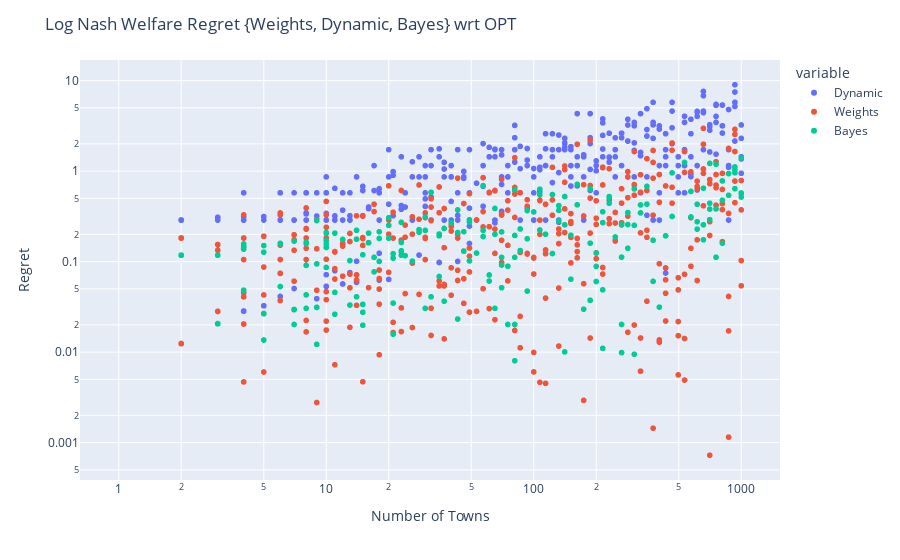

The notebook cell saved with this chart:
### Markdown cell above
### Log Nash Welfare Regret {Weights, Dynamic, Bayes} wrt OPT

### Code cell
data_dict_1 = {'NumTowns':[],'Dynamic':[],'Weights':[], 'Bayes':[]}

for n in np.logspace(0,3,100):
    n = int(n)
    avg1 = 0
    avg2 = 0
    avg3 = 0
    town_expected_demands = np.zeros(n) + expected_demand    
    budget = n*expected_demand
    b_grid = np.arange(0, budget+grid_size, grid_size)
    for i in range(num_iterations):
        data_dict_1['NumTowns'].append(n)
        town_demands = np.random.randint(1, 3, n)
        opt = objective_nash_log(town_demands, waterfilling_waste(town_demands,budget))
        for j in range(3):
            if j==0:
                data_dict_1['Weights'].append(opt - objective_nash_log(town_demands, waterfilling_weights_waste(weights, sorted_distribution, town_demands, budget)))
            if j==1:
                data_dict_1['Dynamic'].append(opt - objective_nash_log(town_demands, waterfilling_dynamic_waste(town_expected_demands,town_demands,budget)))
            if j==2:
                data_dict_1['Bayes'].append(opt - objective_nash_log(town_demands, waterfilling_bayesian(town_demands, opt_policy[(max_n-n):(max_n+1),:], budget, b_grid, grid_size)))
df_uniform = pd.DataFrame(data_dict_1).melt(id_vars="NumTowns")
fig = px.scatter(df_uniform, x="NumTowns", y="value", color='variable')
fig.update_layout(xaxis_type="log", yaxis_type="log")
fig.update_layout(
    title="Log Nash Welfare Regret {Weights, Dynamic, Bayes} wrt OPT",
    xaxis_title="Number of Towns",
    yaxis_title="Regret")
fig.show()

### Figure 1 — Plotly figure (JSON) as saved in the notebook; plotly's stock layout.template omitted (floating-point values rounded to 4 significant figures; data arrays with more than 128 entries replaced by an {"elided": "..."} marker saying what was removed)
{"data": [{"hovertemplate": "variable=Dynamic<br>NumTowns=%{x}<br>value=%{y}<extra></extra>", "legendgroup": "Dynamic", "marker": {"color": "#636efa", "symbol": "circle"}, "mode": "markers", "name": "Dynamic", "showlegend": true, "type": "scattergl", "x": {"elided": "500 int values"}, "xaxis": "x", "y": {"elided": "500 float values"}, "yaxis": "y"}, {"hovertemplate": "variable=Weights<br>NumTowns=%{x}<br>value=%{y}<extra></extra>", "legendgroup": "Weights", "marker": {"color": "#EF553B", "symbol": "circle"}, "mode": "markers", "name": "Weights", "showlegend": true, "type": "scattergl", "x": {"elided": "500 int values"}, "xaxis": "x", "y": {"elided": "500 float values"}, "yaxis": "y"}, {"hovertemplate": "variable=Bayes<br>NumTowns=%{x}<br>value=%{y}<extra></extra>", "legendgroup": "Bayes", "marker": {"color": "#00cc96", "symbol": "circle"}, "mode": "markers", "name": "Bayes", "showlegend": true, "type": "scattergl", "x": {"elided": "500 int values"}, "xaxis": "x", "y": {"elided": "500 float values"}, "yaxis": "y"}], "layout": {"legend": {"title": {"text": "variable"}, "tracegroupgap": 0}, "margin": {"t": 60}, "title": {"text": "Log Nash Welfare Regret {Weights, Dynamic, Bayes} wrt OPT"}, "xaxis": {"anchor": "y", "domain": [0, 1], "title": {"text": "Number of Towns"}, "type": "log"}, "yaxis": {"anchor": "x", "domain": [0, 1], "title": {"text": "Regret"}, "type": "log"}}}
